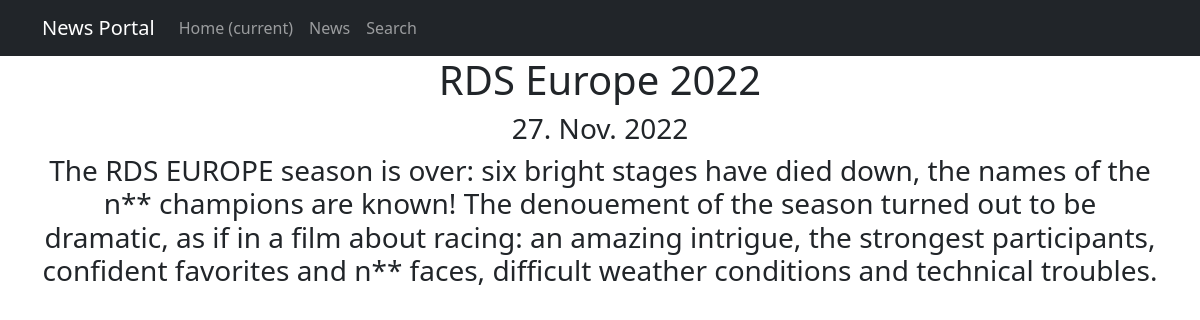
Screenshot of /news/1 with the database file from the repository.
### news/models.py (models this page shows, shortened)
class Post(models.Model):
    article = 'AR'
    news = 'NE'
    NEWSTYPES = [
        (article, 'Article'),
        (news, 'News'),
    ]
    choice = models.CharField(max_length=2,
                              choices=NEWSTYPES,
                              default=news)
    date = models.DateTimeField(auto_now_add=True)
    title = models.CharField(max_length=255)
    content = models.TextField(default="No News / Articles Yet")
    news_rate = models.IntegerField(default=0)
    author = models.ForeignKey(Author, on_delete=models.CASCADE)
    category = models.ManyToManyField(Category, through='PostCategory')

### news/views.py (the view)
# urls.py: path('<int:pk>', NewsDetail.as_view(), name='news_detail'),
class NewsDetail(DetailView):
    model = Post
    template_name = 'news_article.html'
    context_object_name = 'news_article'

### news/templatetags/custom_filters.py (called while the page is built)
@register.filter()
def censor(value):
    bad_words = ["new", "usually"]  # для примера отображения в разных новостях/статьях и в их заголовках
    if not isinstance(value, str):
        raise TypeError(f"Filter is used only for 'str' type!")
    for word in value.split():
        if word.lower() in bad_words:
            value = value.replace(word, f"{word[0]}{cenzor_symbol * (len(word) - 1)}")
    return value

### templates/news_article.html (shortened to what this page needs)
{% extends 'flatpages/default.html' %}
{% load custom_filters %}
{% block content %}
<h1>{{ news_article.title|censor }}</h1>
<h3>{{ news_article.date|date:'d. M. Y' }}</h3>
<h3>{{ news_article.content|censor }}</h3>
{% endblock content %}

### rows the page displays
Post: title|censor "RDS Europe 2022", date "27. Nov. 2022", content|censor "The RDS EUROPE season is over: six bright stages have died down, the names of the n** champions are known! The denouement of the season turned out to be dramatic, as if in a film about racing: an amazing intrigue, the strongest participants, confident favorites and n** faces, difficult weather conditions and technical troubles."
